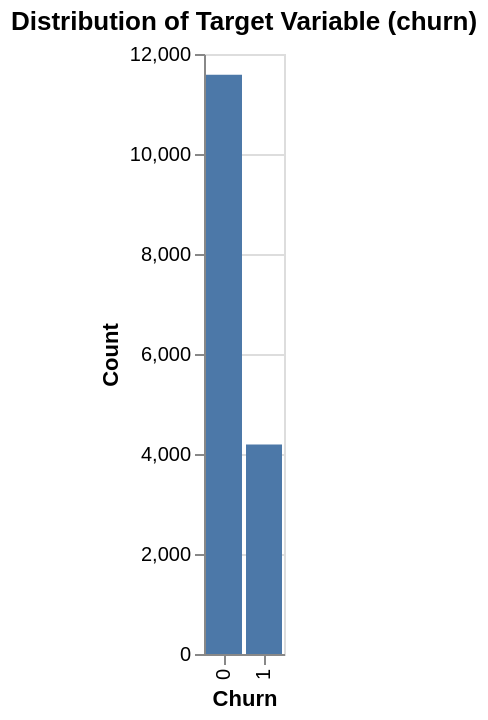

The notebook cell this image was saved under:
### Markdown cell above
### C.4 Explore Target variable

### Code cell
# prompt: Generate Python code using the Altair library to create a bar chart visualizing the distribution of the 'churn' target variable.
# The code should:
# Calculate the value counts of the 'churn' column.
# Convert the value counts to a pandas DataFrame with columns 'churn' and 'count'.
# Create a bar chart using Altair with 'churn' on the x-axis (as a nominal variable) and 'count' on the y-axis (as a quantitative variable).
# Include tooltips for 'churn' and 'count'.
# Set the chart title to 'Distribution of Target Variable (churn)'.
# Display the chart.

# Calculate value counts of the 'churn' column
churn_counts = customer_satisfaction_df['churn'].value_counts().reset_index()
churn_counts.columns = ['churn', 'count']

# Create a bar chart using Altair
chart = alt.Chart(churn_counts).mark_bar().encode(
    x=alt.X('churn:N', title='Churn'),
    y=alt.Y('count:Q', title='Count'),
    tooltip=['churn', 'count']
).properties(
    title='Distribution of Target Variable (churn)'
)

# Display the chart
chart.display()

### Figure 1 — Vega-Lite specification as saved in the notebook (floating-point values rounded to 4 significant figures)
{"config": {"view": {"continuousWidth": 300, "continuousHeight": 300}}, "data": {"name": "data-cc3385e446829372d8c8558e36af9718"}, "mark": {"type": "bar"}, "encoding": {"tooltip": [{"field": "churn", "type": "quantitative"}, {"field": "count", "type": "quantitative"}], "x": {"field": "churn", "title": "Churn", "type": "nominal"}, "y": {"field": "count", "title": "Count", "type": "quantitative"}}, "title": "Distribution of Target Variable (churn)", "$schema": "https://vega.github.io/schema/vega-lite/v5.20.1.json", "datasets": {"data-cc3385e446829372d8c8558e36af9718": [{"churn": 0, "count": 11585}, {"churn": 1, "count": 4189}]}}
